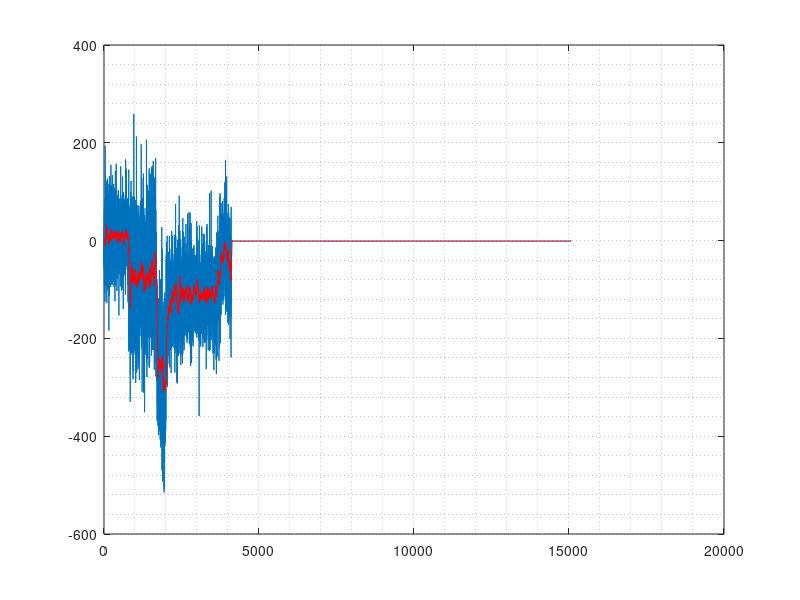

The MATLAB script that drew this image:
clc;
clear all;
close all;

data = csvread("data.csv");

torq_data = data(:,6);

a = 0.4;
torq_data_new = zeros(length(torq_data),1);
num = 30;
data_vec = zeros(num,1);

for cnt =num:length(torq_data)-1
  data_vec(num) = torq_data(cnt);
  torq_data_new(cnt,1) = mean(data_vec);
  data_vec(1:num-1) = data_vec(2:num);
end

figure(1)
plot(data(:,4))
hold on
plot(torq_data_new, 'r')
grid minor
